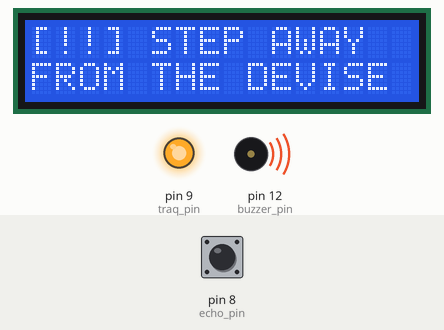
Recording of a sketch running on a simulated Arduino Uno, built with avr-gcc and run on an emulated ATmega328P. Shown: 16×2 character LCD, output pins drawn as LEDs (lit = HIGH), buzzer (waves = sounding, pin HIGH). Inputs (shaded band) come from the test bench; at power-on: pin 8 (echo_pin) LOW. What the sketch prints to the serial monitor is not drawn.

Above: at 1.6 s.
1.7 s: pin 8 (echo_pin) pulsed HIGH 2 times (0.12 s each, 0.3 s apart)
At 2.3 s:
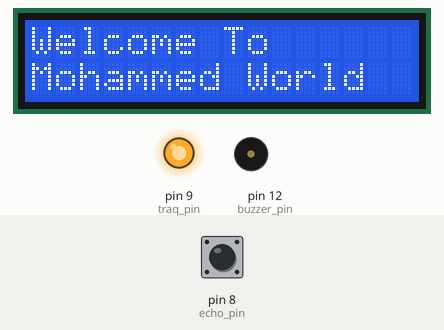
Timing chart, 0 to 4.7 s (numbered marks = the images above; inputs shaded):
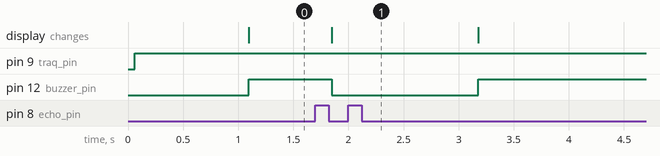

The sketch:

soundwave.ino
```cpp
/*
  Code By : Mohammed Alhazmi
  Elctronic Design By : Mohammed Alhazmi
  all of the detils in the PDF
  this code under MIT Licnse
  date = 11/11/2016
*/
#include <LiquidCrystal_I2C.h>

int echo_pin = 8;
int traq_pin = 9;
int sda_pin = 10;
int scl_pin = 11;
int buzzer_pin = 12;

LiquidCrystal_I2C lcd(0x27, 2,1,0,4,5,6,7,3,POSITIVE); // Create The Opejct Preamter For The LCD
void ultersonic(){
  long duration;
  long distanse;

  digitalWrite(traq_pin, LOW);
  delayMicroseconds(2);
  digitalWrite(traq_pin, HIGH);

  duration = pulseIn(echo_pin, HIGH);

  distanse = duration * 0.034/2;
  Serial.println(distanse);
  if (distanse < 45){
    print_lcd("[!!] STEP AWAY", "FROM THE DEVISE");
    buzzer(1);
    } else{
      print_lcd("Welcome To ", "Mohammed World");
      buzzer(0 );
      }


  }
void print_lcd(const char *string1, const char *string2){
  lcd.clear();
  lcd.setCursor(0,0);
  lcd.print(string1);
  lcd.setCursor(0,1);
  lcd.print(string2);

  }
void buzzer(int num){
  /*
    This simple function take one argument True or False
    if True Buzzer will go on else b

  */
  if (num){
    digitalWrite(buzzer_pin, HIGH);
    }else{
      digitalWrite(buzzer_pin, LOW);
      }
  }
void setup() {
  // put your setup code here, to run once:
  pinMode(echo_pin, INPUT);
  pinMode(traq_pin, OUTPUT);
  pinMode(buzzer_pin, OUTPUT);
  lcd.begin(16,2);
  Serial.begin(9600);
}

void loop() {
  // put your main code here, to run repeatedly:
  ultersonic();


}
```

Measured:
- after the input at 1.7 s, pin 12 (buzzer_pin): HIGH → LOW after 0.15 s, → HIGH 1.3 s later; the display: changes after 0.15 s (image 1)
